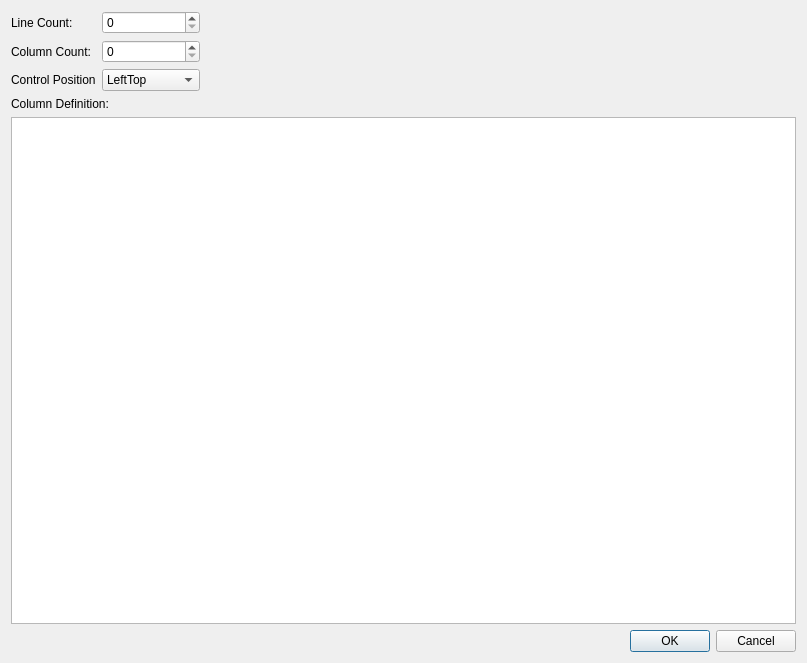
<?xml version="1.0" encoding="UTF-8"?>
<ui version="4.0">
 <class>ColumnDefinitionDialog</class>
 <widget class="QDialog" name="ColumnDefinitionDialog">
  <property name="geometry">
   <rect>
    <x>0</x>
    <y>0</y>
    <width>807</width>
    <height>663</height>
   </rect>
  </property>
  <property name="windowTitle">
   <string>Dialog</string>
  </property>
  <layout class="QVBoxLayout" name="verticalLayout">
   <item>
    <layout class="QHBoxLayout" name="horizontalLayout">
     <item>
      <layout class="QFormLayout" name="formLayout">
       <item row="0" column="0">
        <widget class="QLabel" name="label_3">
         <property name="text">
          <string>Line Count:</string>
         </property>
        </widget>
       </item>
       <item row="0" column="1">
        <widget class="QSpinBox" name="m_lineCountEdit"/>
       </item>
       <item row="1" column="0">
        <widget class="QLabel" name="label_2">
         <property name="text">
          <string>Column Count:</string>
         </property>
        </widget>
       </item>
       <item row="1" column="1">
        <widget class="QSpinBox" name="m_columnCountEdit"/>
       </item>
       <item row="2" column="0">
        <widget class="QLabel" name="label">
         <property name="text">
          <string>Control Position</string>
         </property>
        </widget>
       </item>
       <item row="2" column="1">
        <widget class="QComboBox" name="m_controlPositionCb">
         <item>
          <property name="text">
           <string>LeftTop</string>
          </property>
         </item>
         <item>
          <property name="text">
           <string>LeftBottom</string>
          </property>
         </item>
         <item>
          <property name="text">
           <string>TopLeft</string>
          </property>
         </item>
         <item>
          <property name="text">
           <string>TopRight</string>
          </property>
         </item>
         <item>
          <property name="text">
           <string>BottomLeft</string>
          </property>
         </item>
         <item>
          <property name="text">
           <string>BottomRight</string>
          </property>
         </item>
         <item>
          <property name="text">
           <string>RightTop</string>
          </property>
         </item>
         <item>
          <property name="text">
           <string>RightBottom</string>
          </property>
         </item>
        </widget>
       </item>
      </layout>
     </item>
     <item>
      <spacer name="horizontalSpacer">
       <property name="orientation">
        <enum>Qt::Horizontal</enum>
       </property>
       <property name="sizeHint" stdset="0">
        <size>
         <width>40</width>
         <height>20</height>
        </size>
       </property>
      </spacer>
     </item>
    </layout>
   </item>
   <item>
    <widget class="QLabel" name="label_4">
     <property name="text">
      <string>Column Definition:</string>
     </property>
    </widget>
   </item>
   <item>
    <widget class="QTableView" name="m_column2Field"/>
   </item>
   <item>
    <widget class="QDialogButtonBox" name="buttonBox">
     <property name="orientation">
      <enum>Qt::Horizontal</enum>
     </property>
     <property name="standardButtons">
      <set>QDialogButtonBox::Cancel|QDialogButtonBox::Ok</set>
     </property>
    </widget>
   </item>
  </layout>
 </widget>
 <resources/>
 <connections>
  <connection>
   <sender>buttonBox</sender>
   <signal>accepted()</signal>
   <receiver>ColumnDefinitionDialog</receiver>
   <slot>accept()</slot>
   <hints>
    <hint type="sourcelabel">
     <x>248</x>
     <y>254</y>
    </hint>
    <hint type="destinationlabel">
     <x>157</x>
     <y>274</y>
    </hint>
   </hints>
  </connection>
  <connection>
   <sender>buttonBox</sender>
   <signal>rejected()</signal>
   <receiver>ColumnDefinitionDialog</receiver>
   <slot>reject()</slot>
   <hints>
    <hint type="sourcelabel">
     <x>316</x>
     <y>260</y>
    </hint>
    <hint type="destinationlabel">
     <x>286</x>
     <y>274</y>
    </hint>
   </hints>
  </connection>
 </connections>
</ui>
